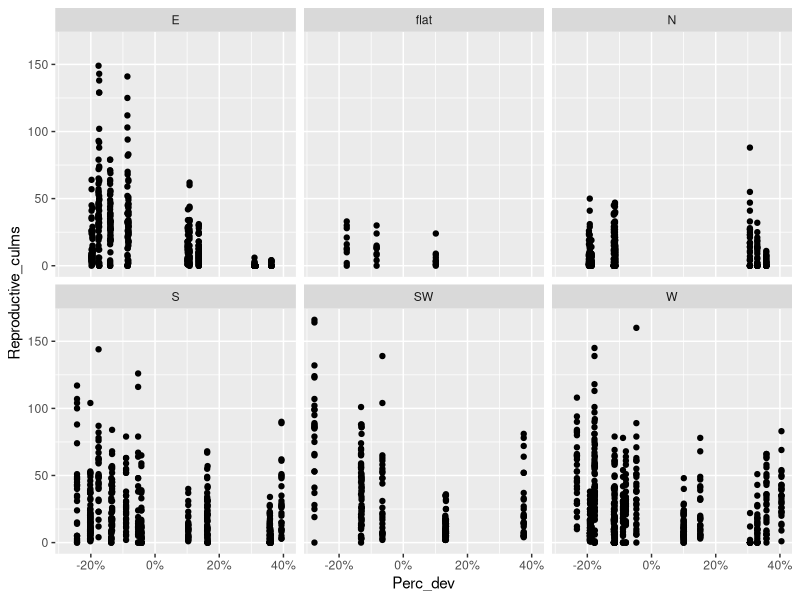
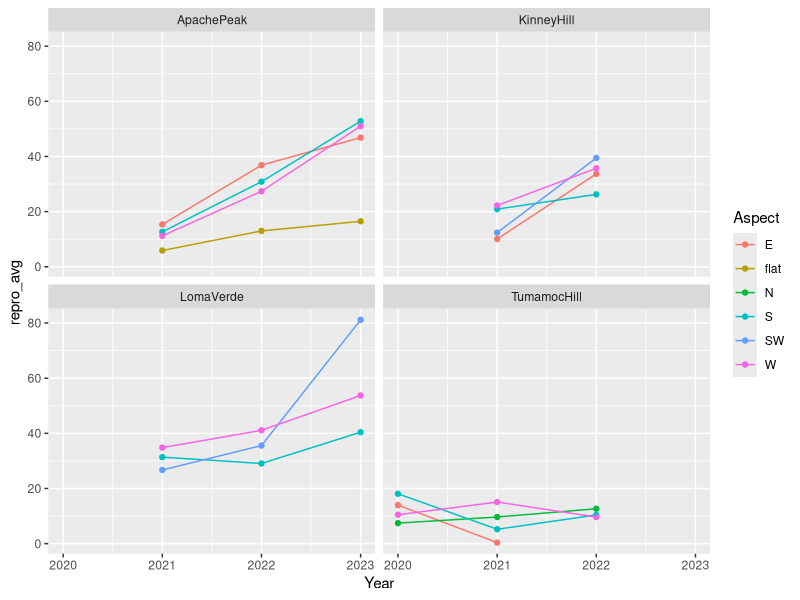
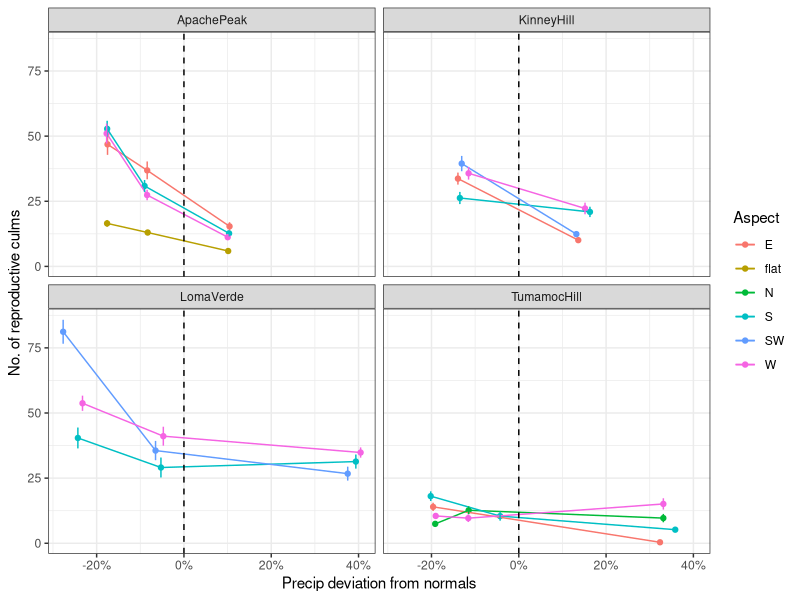
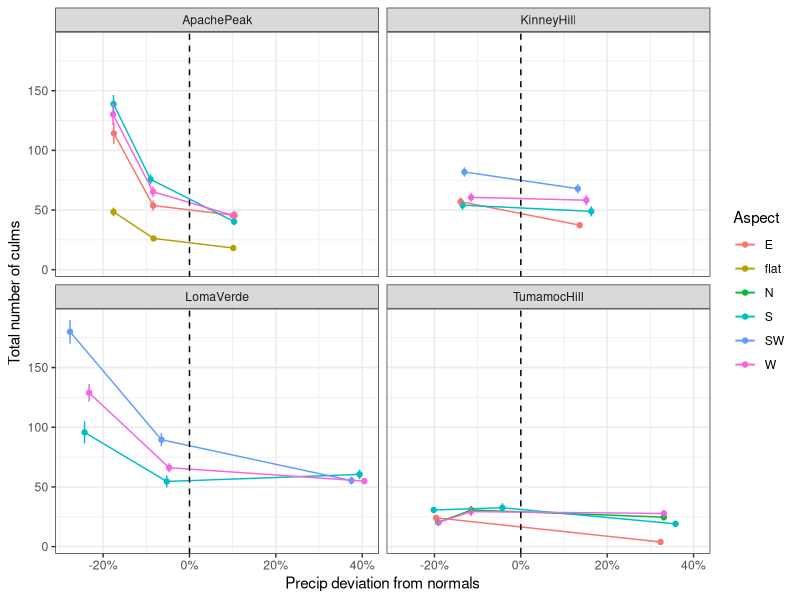

Generate these figures, in order, with R:
# Created: 2024-09-23
# Updated: 2024-09-23

# Purpose: Graph culm, cover and density response to precip variation.


library(readxl)
library(tidyverse)
library(scales)

# Load data ---------------------------------------------------------------

dat <- read_csv("data/cleaned/04_demography-data_clean.csv")


# Data wrangling ----------------------------------------------------------

# Create df of average and SE to make line graph
culm.avg.site.aspect <- dat |> 
  group_by(Year, StudyYear, Site, Aspect) |> 
  summarise(repro_avg = mean(Reproductive_culms),
            repro_se = sd(Reproductive_culms) / sqrt(40),
            .groups = "keep")

culm.avg.percdev.aspect <- dat |> 
  group_by(Year, Site, Aspect) |> 
  summarise(repro_avg = mean(Reproductive_culms),
            repro_se = sd(Reproductive_culms) / sqrt(78),
            total_avg = mean(Total_Live_Culms),
            total_se = sd(Total_Live_Culms) / sqrt(78),
            Perc_dev_avg = mean(Perc_dev),
            .groups = "keep")
  
  

# Draft figs --------------------------------------------------------------

# By aspect
dat |> 
  ggplot(aes(x = Perc_dev, y = Reproductive_culms)) +
  geom_point() +
  scale_x_continuous(labels = scales::percent) +
  facet_wrap(~Aspect)


# Line graph
culm.avg.site.aspect |> 
  ggplot(aes(x = Year, y = repro_avg)) +
  geom_point(aes(color = Aspect)) +
  geom_line(aes(color = Aspect)) +
  facet_wrap(~Site)

culm.avg.percdev.aspect |> 
  ggplot(aes(x = Perc_dev_avg, y = repro_avg, color = Aspect)) +
  geom_point() +
  geom_line() +
  geom_errorbar(aes(ymin = repro_avg - repro_se, ymax = repro_avg + repro_se)) +
  facet_wrap(~Site) +
  geom_vline(xintercept = 0, linetype = "dashed") +
  theme_bw() +
  scale_x_continuous(labels = scales::percent) +
  xlab("Precip deviation from normals") +
  ylab("No. of reproductive culms")

culm.avg.percdev.aspect |> 
  ggplot(aes(x = Perc_dev_avg, y = total_avg, color = Aspect)) +
  geom_point() +
  geom_line() +
  geom_errorbar(aes(ymin = total_avg - total_se, ymax = total_avg + total_se)) +
  facet_wrap(~Site) +
  geom_vline(xintercept = 0, linetype = "dashed") +
  theme_bw() +
  scale_x_continuous(labels = scales::percent) +
  xlab("Precip deviation from normals") +
  ylab("Total number of culms")




    
